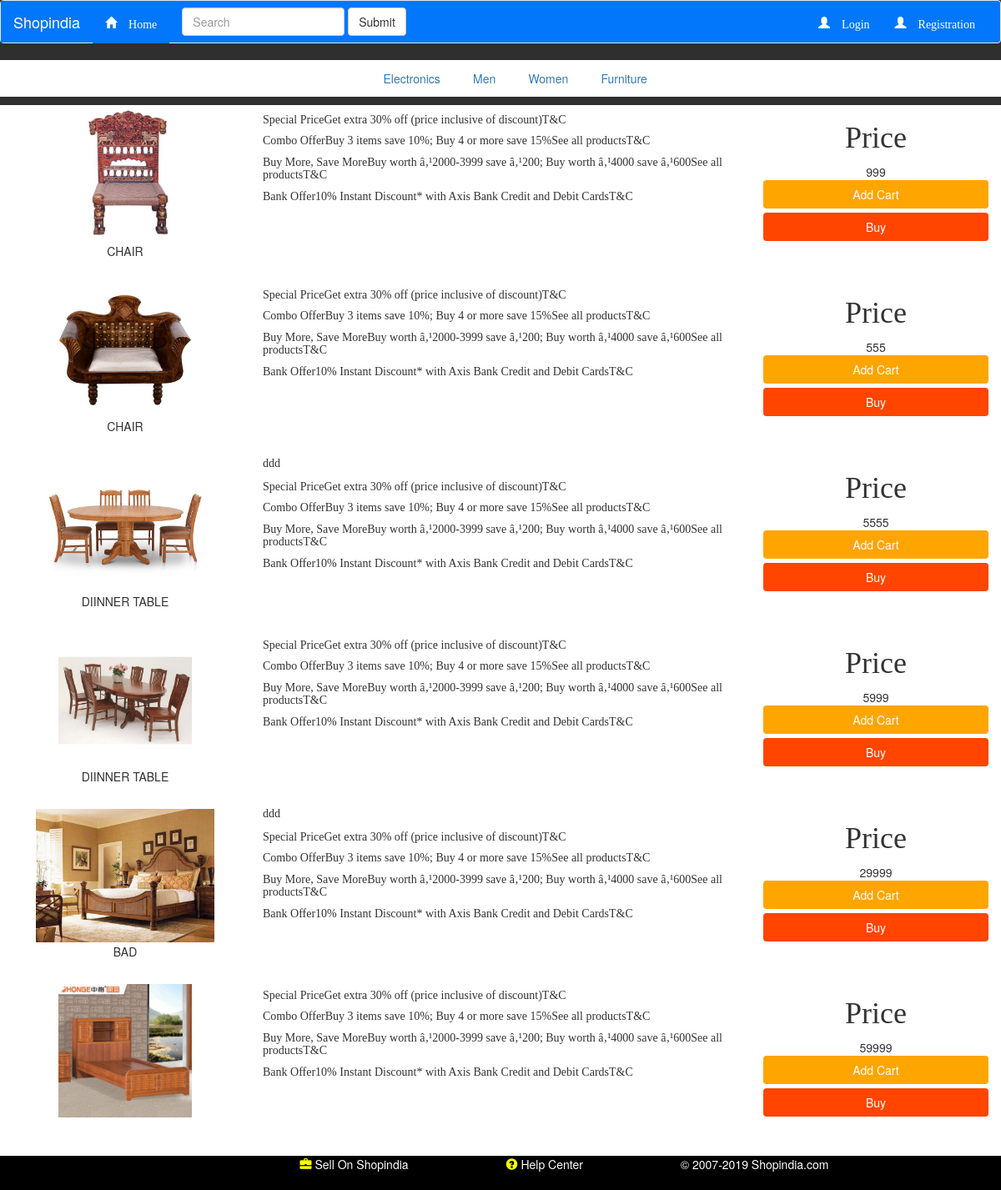
The page /visitorfurniture.php on the database its author committed.
### tables this page shows
CREATE TABLE `product` (
  `pid` int(200) NOT NULL,
  `pimg` varchar(20000) NOT NULL,
  `Pname` varchar(200) NOT NULL,
  `pdetail` text NOT NULL,
  `qty` int(50) NOT NULL,
  `price` decimal(11,0) NOT NULL,
  `type` varchar(200) NOT NULL
);

### visitorfurniture.php (the view, shortened to what this page needs)
<head>
        <link href="css/bootstrap.min.css" rel="stylesheet" type="text/css"/>
        <link href="mycss.css" rel="stylesheet" type="text/css"/>
        </head>
    <?php
    require'./visitorheader.php';
    ?>
<?php
require './coonection.php';
$query="SELECT * from product where type='furniture' ";
$result= mysqli_query($con, $query);
$n= mysqli_num_rows($result);
?>
<?php
if($n>0){
    while ($p= mysqli_fetch_array($result)){
        ?>
        <div class="col-sm-12 col-md-12" style="background-color: white">
          <div id="col" class="row" >
            <div class="col-sm-3 col-md-3 thumbnail" style="height: auto;border: none;align:center">
             <img src="<?php echo $p[1];?>"style="height: 20%">
             <input style="border: none;text-align: center;width: 100%" value="<?php echo $p[2];?>">
                  </div>
              <div class="col-sm-6 col-md-6" style="height: auto;font-family: serif">
                     <?php echo $p[3];?>
              </div>
              <div class="col-sm-3 col-md-3" style="height: auto;text-align: center">
                  <h1 style="font-family: serif">Price </h1>
                   <?php  echo $p[5];?>
                 <a class="btn btn-block" href="login.php?pid=<?php echo $p[0];?>"style="background-color: orange;color: white">Add Cart</a>
                  <a class="btn btn-block" href="login.php?pid=<?php echo $p[0];?>"style="background-color: orangered;color: white">Buy</a>
               </div>
      <?php
    }
}
?>
    </div>
</div>
    <?php
    require'./footer.php'
    ?>
</div>

### mycss.css (style rules this page uses)
body, html { height: 100%; }

### rows shown on the page
product: pimg (picture), Pname "CHAIR", pdetail "Special PriceGet extra 30% off (price inclusive of discount)T&C Combo OfferBuy 3 items save 10%; Buy 4 or more save 15%See all productsT&C Buy More, Save MoreBuy worth â‚¹2000-3999 save â‚¹200; Buy worth â‚¹4000 save â‚¹600See all productsT&C Bank Offer10% Instant Discount* with Axis Bank Credit and Debit CardsT&C", price "999"
product: pimg (picture), Pname "CHAIR", pdetail "Special PriceGet extra 30% off (price inclusive of discount)T&C Combo OfferBuy 3 items save 10%; Buy 4 or more save 15%See all productsT&C Buy More, Save MoreBuy worth â‚¹2000-3999 save â‚¹200; Buy worth â‚¹4000 save â‚¹600See all productsT&C Bank Offer10% Instant Discount* with Axis Bank Credit and Debit CardsT&C", price "555"
product: pimg (picture), Pname "DIINNER TABLE", pdetail "ddd Special PriceGet extra 30% off (price inclusive of discount)T&C Combo OfferBuy 3 items save 10%; Buy 4 or more save 15%See all productsT&C Buy More, Save MoreBuy worth â‚¹2000-3999 save â‚¹200; Buy worth â‚¹4000 save â‚¹600See all productsT&C Bank Offer10% Instant Discount* with Axis Bank Credit and Debit CardsT&C", price "5555"
product: pimg (picture), Pname "DIINNER TABLE", pdetail "Special PriceGet extra 30% off (price inclusive of discount)T&C Combo OfferBuy 3 items save 10%; Buy 4 or more save 15%See all productsT&C Buy More, Save MoreBuy worth â‚¹2000-3999 save â‚¹200; Buy worth â‚¹4000 save â‚¹600See all productsT&C Bank Offer10% Instant Discount* with Axis Bank Credit and Debit CardsT&C", price "5999"
product: pimg (picture), Pname "BAD", pdetail "ddd Special PriceGet extra 30% off (price inclusive of discount)T&C Combo OfferBuy 3 items save 10%; Buy 4 or more save 15%See all productsT&C Buy More, Save MoreBuy worth â‚¹2000-3999 save â‚¹200; Buy worth â‚¹4000 save â‚¹600See all productsT&C Bank Offer10% Instant Discount* with Axis Bank Credit and Debit CardsT&C", price "29999"
product: pimg (picture), pdetail "Special PriceGet extra 30% off (price inclusive of discount)T&C Combo OfferBuy 3 items save 10%; Buy 4 or more save 15%See all productsT&C Buy More, Save MoreBuy worth â‚¹2000-3999 save â‚¹200; Buy worth â‚¹4000 save â‚¹600See all productsT&C Bank Offer10% Instant Discount* with Axis Bank Credit and Debit CardsT&C", price "59999"
